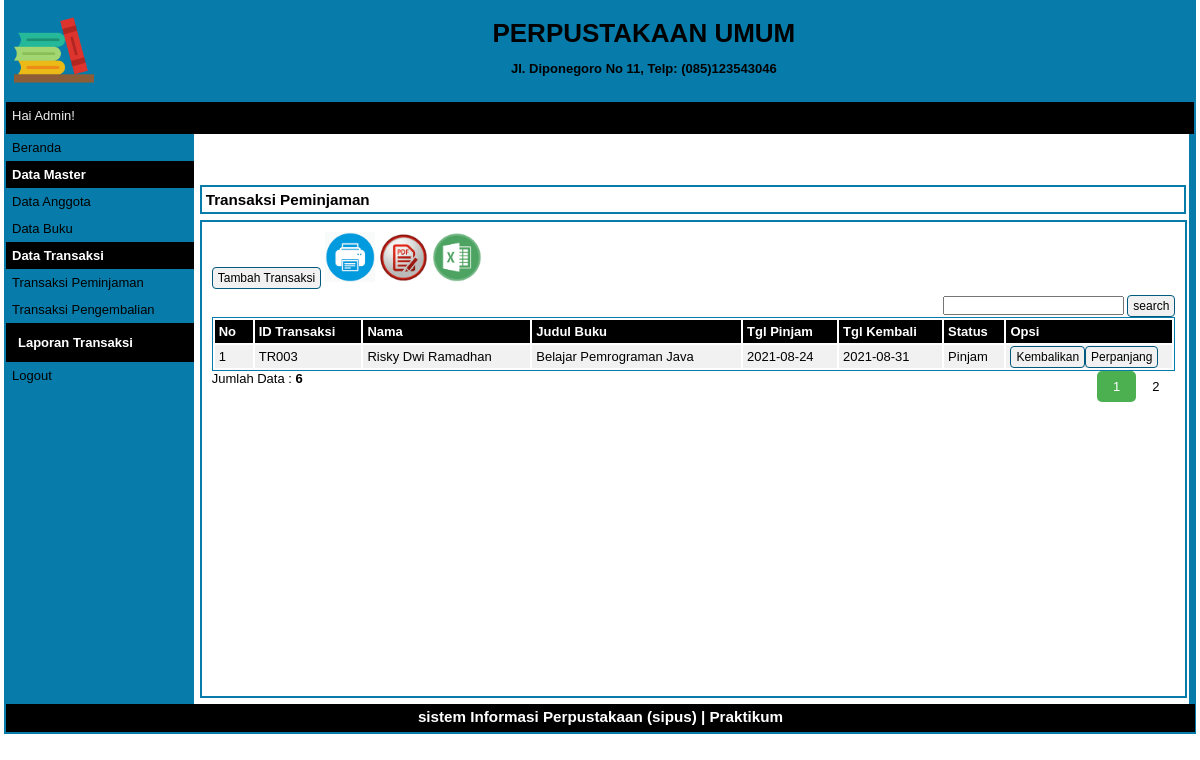
Page /index.php?p=transaksi-peminjaman (signed in) on the committed database.
### tables this page shows
CREATE TABLE `tbtransaksi` (
  `idtransaksi` varchar(5) NOT NULL,
  `idanggota` varchar(5) NOT NULL,
  `idbuku` varchar(5) NOT NULL,
  `tglpinjam` date NOT NULL,
  `tglkembali` date NOT NULL,
  `status_transaksi` varchar(20) NOT NULL
);

CREATE TABLE `tbanggota` (
  `idanggota` varchar(5) NOT NULL,
  `nama` varchar(30) NOT NULL,
  `jeniskelamin` varchar(10) NOT NULL,
  `alamat` varchar(40) NOT NULL,
  `status` varchar(20) NOT NULL,
  `foto` varchar(255) NOT NULL
);

CREATE TABLE `tbbuku` (
  `idbuku` varchar(5) NOT NULL,
  `judul` varchar(100) NOT NULL,
  `pengarang` varchar(100) NOT NULL,
  `penerbit` varchar(100) NOT NULL,
  `jmlbuku` int(11) NOT NULL,
  `isbn` varchar(20) NOT NULL,
  `thnterbit` int(11) NOT NULL,
  `lokasi` varchar(30) NOT NULL,
  `cover` varchar(100) NOT NULL
);

### pages/transaksi-peminjaman.php (the view, shortened to what this page needs)
<div id="label-page"><h3>Transaksi Peminjaman</h3></div>
<div id="content">
	<p id="tombol-tambah-container">
        <a href="index.php?p=transaksi-input" class="tombol">Tambah Transaksi</a>
        <a target="_blank" href="pages/cetak_transaksi.php"><img src="print.png" height="50px" height="50px"></a>
        <a target="_blank" href="ekspor/transaksi_pdf.php"><img src="pdf.png" height="50px" height="50px"></a>
        <a target="_blank" href="ekspor/transaksi_excel.php"><img src="excel.png" height="50px" height="50px"></a>
        <div class="form-inline">
            <div align="right">
                <form method=post>
                    <input type="text" name="pencarian">
                    <input type="submit" name="search" value="search" class="tombol">
                </form>
            </div>
        </div>
    </p>
	<table id="tabel-tampil">
		<thead>
			<tr>
				<th id="label-tampil-no">No</td>
				<th>ID Transaksi</th>
				<th>Nama</th>
				<th>Judul Buku</th>
				<th>Tgl Pinjam</th>
                <th>Tgl Kembali</th>
                <th>Status</th>
				<th id="label-opsi">Opsi</th>
			</tr>
		</thead>
		<tbody>
            <?php
                $batas = 5;
                extract($_GET);
                if(empty($hal)) {
                    $posisi = 0;
                    $hal = 1;
                    $nomor = 1;
                }else {
                    $posisi = ($hal - 1) * $batas;
                    $nomor = $posisi+1;
                }
                if($_SERVER['REQUEST_METHOD'] == "POST") {
                    $pencarian = trim(mysqli_real_escape_string($db, $_POST['pencarian']));
                    if($pencarian != "") {
                        $sql = "SELECT tbtransaksi.idtransaksi, tbanggota.nama, tbbuku.judul, tbtransaksi.tglpinjam,
                                tbtransaksi.tglkembali, tbtransaksi.status_transaksi FROM tbtransaksi
                                INNER JOIN tbanggota ON tbtransaksi.idanggota = tbanggota.idanggota
                                INNER JOIN tbbuku ON tbtransaksi.idbuku = tbbuku.idbuku
								WHERE tbtransaksi.idtransaksi LIKE '%$pencarian%'
                                OR tbtransaksi.tglpinjam LIKE '%$pencarian%'
                                OR tbtransaksi.tglkembali LIKE '%$pencarian%'
                                OR tbtransaksi.status_transaksi LIKE '%$pencarian%'
								OR tbanggota.nama LIKE '%$pencarian%'
								OR tbbuku.judul LIKE '%$pencarian%'";
                        $query = $sql;
                        $queryJml = $sql;
                    } else {
                        $query = "SELECT tbtransaksi.idtransaksi, tbanggota.nama, tbbuku.judul, tbtransaksi.tglpinjam,
                                tbtransaksi.tglkembali, tbtransaksi.status_transaksi FROM tbtransaksi
                                INNER JOIN tbanggota ON tbtransaksi.idanggota = tbanggota.idanggota
                                INNER JOIN tbbuku ON tbtransaksi.idbuku = tbbuku.idbuku
                                WHERE tbtransaksi.status_transaksi = 'Pinjam'
								ORDER BY tbtransaksi.idtransaksi DESC
								LIMIT $posisi, $batas";
                        $queryJml = "SELECT * FROM tbtransaksi WHERE tbtransaksi.status_transaksi = 'Pinjam'";
                        $no = $posisi * 1;
                    }
                }
                else {
                    $query = "SELECT tbtransaksi.idtransaksi, tbanggota.nama, tbbuku.judul, tbtransaksi.tglpinjam,
                            tbtransaksi.tglkembali, tbtransaksi.status_transaksi FROM tbtransaksi
                            INNER JOIN tbanggota ON tbtransaksi.idanggota = tbanggota.idanggota
                            INNER JOIN tbbuku ON tbtransaksi.idbuku = tbbuku.idbuku
                            WHERE tbtransaksi.status_transaksi = 'Pinjam'
                            ORDER BY tbtransaksi.idtransaksi DESC
							LIMIT $posisi, $batas";
                    $queryJml = "SELECT * FROM tbtransaksi WHERE tbtransaksi.status_transaksi = 'Pinjam'";
                }
                $q_tampil_transaksi = mysqli_query($db, $query);
                if(mysqli_num_rows($q_tampil_transaksi) > 0) {
                    while($r_tampil_transaksi=mysqli_fetch_array($q_tampil_transaksi)) {
            ?>
            <tr>
                <td><?php echo $nomor; ?></td>
                <td><?php echo $r_tampil_transaksi['idtransaksi']; ?></td>
                <td><?php echo $r_tampil_transaksi['nama']; ?></td>
				<td><?php echo $r_tampil_transaksi['judul']; ?></td>
				<td><?php echo $r_tampil_transaksi['tglpinjam']; ?></td>
                <td><?php echo $r_tampil_transaksi['tglkembali']; ?></td>
                <td><?php echo $r_tampil_transaksi['status_transaksi']; ?></td>
                <td>
                    <div class="tombol-opsi-container"><a href="proses/pengembalian-proses.php?&id=<?php echo $r_tampil_transaksi['idtransaksi'];?>&judul=<?php echo $r_tampil_transaksi['judul']; ?>&tglkembali=<?php echo $r_tampil_transaksi['tglkembali']; ?>
                    &nama=<?php echo $r_tampil_transaksi['nama']; ?>" onclick = "return confirm ('Apakah Anda Yakin ingin mengembalikan Buku ini ?')" class="tombol">Kembalikan</a></div>
					<div class="tombol-opsi-container"><a href="proses/perpanjang.php?&id=<?php echo $r_tampil_transaksi['idtransaksi']; ?>&tglkembali=<?php echo $r_tampil_transaksi['tglkembali']; ?>"
                    onclick = "return confirm ('Apakah Anda Yakin ingin memperpanjang peminjaman ?')" class="tombol">Perpanjang</a></div>
                </td>
            </tr>
            <?php
                        $nomor++;
                    }
                }
                else {
                    echo "<tr><td colspan=6>Data Tidak Ditemukan</td></tr>";
                }
            ?>
        </tbody>
	</table>
    <?php
    if(isset($_POST['pencarian'])) {
        if($_POST['pencarian']!='') {
            echo "<div style=\"float:left;\">";
            $jml = mysqli_num_rows(mysqli_query($db, $queryJml));
            echo "Data Hasil Pencarian: <b>$jml</b>";
            echo "</div>";
        }
    } else {
    ?>
        <div style="float: left;">
        <?php
            $jml = mysqli_num_rows(mysqli_query($db, $queryJml));
            echo "Jumlah Data : <b>$jml</b>";
        ?>
        </div>
        <div class="pagination" style="float: right;">
            <?php
                $jml_hal = ceil($jml / $batas);
                for($i = 1; $i <= $jml_hal; $i++) {
                    if($i != $hal) {
                        echo "<a href=\"?p=transaksi-peminjaman&hal=$i\">$i</a>";
                    } else {
                        echo "<a class=\"active\">$i</a>";
                    }
                }
            ?>
        </div>
    <?php
    }
    ?>
</div>

### style.css (style rules this page uses)
* { margin:0px; padding:0px }
body { font-family:sans-serif; font-size:13px; color:rgb(0, 0, 0); }
.pagination { display: inline-block; }
.pagination a { color: black; float: left; padding: 8px 16px; text-decoration: none; }
.pagination a.active { background-color: #4CAF50; color: white; border-radius: 5px; }
#label-page { margin-top:6px; margin-bottom:6px; margin-left:6px; border:2px solid #077caa; padding:4px; width:97.9%; }
#content { float:left; width:96.8%; min-height:454px; background-color:#FFFFFF; margin-left:6px; border:2px solid #077caa; padding:10px; margin-bottom:6px; }
.tombol { border-radius:4px; font-size:12px; text-decoration:none; background-color:#F1F1F1; padding-top:3px; padding-bottom:3px; padding-left:5px; padding-right:5px; border:1px solid #01597E; color:black; }
#tombol-tambah-container { margin-bottom:10px; }
#tabel-tampil { border:1px solid #077caa; width:100%; }
#tabel-tampil tr:nth-child(odd) { background-color:#F1F1F1; }
#tabel-tampil tr th { background-color:#000000; color:#FFFFFF; padding:4px; text-align:left; }
#tabel-tampil td { padding:4px; }
#label-tampil-no { width:30px; }
#label-opsi { width:158px; font-weight:bold; }
.tombol-opsi-container { float:left; }

### rows in the picture
tbtransaksi: idtransaksi "TR003", idanggota.nama "Risky Dwi Ramadhan", idbuku.judul "Belajar Pemrograman Java", tglpinjam "2021-08-24", tglkembali "2021-08-31", status_transaksi "Pinjam"

### other values in the picture
$_SESSION['sesi'] "Admin"
$jml "6"
